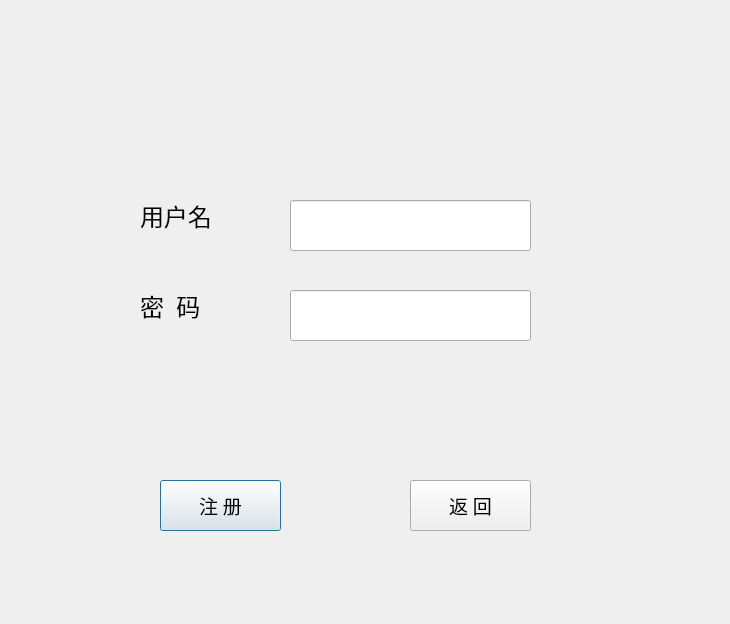
<?xml version="1.0" encoding="UTF-8"?>
<ui version="4.0">
 <class>Register</class>
 <widget class="QDialog" name="Register">
  <property name="geometry">
   <rect>
    <x>0</x>
    <y>0</y>
    <width>730</width>
    <height>624</height>
   </rect>
  </property>
  <property name="windowTitle">
   <string>Dialog</string>
  </property>
  <widget class="QLabel" name="label">
   <property name="geometry">
    <rect>
     <x>140</x>
     <y>190</y>
     <width>111</width>
     <height>51</height>
    </rect>
   </property>
   <property name="font">
    <font>
     <family>AcadEref</family>
     <pointsize>18</pointsize>
    </font>
   </property>
   <property name="text">
    <string>用户名</string>
   </property>
  </widget>
  <widget class="QLineEdit" name="register_username">
   <property name="geometry">
    <rect>
     <x>290</x>
     <y>200</y>
     <width>241</width>
     <height>51</height>
    </rect>
   </property>
  </widget>
  <widget class="QPushButton" name="register_">
   <property name="geometry">
    <rect>
     <x>160</x>
     <y>480</y>
     <width>121</width>
     <height>51</height>
    </rect>
   </property>
   <property name="font">
    <font>
     <family>AcadEref</family>
     <pointsize>14</pointsize>
    </font>
   </property>
   <property name="text">
    <string>注 册</string>
   </property>
  </widget>
  <widget class="QLabel" name="label_2">
   <property name="geometry">
    <rect>
     <x>140</x>
     <y>280</y>
     <width>111</width>
     <height>51</height>
    </rect>
   </property>
   <property name="font">
    <font>
     <family>AcadEref</family>
     <pointsize>18</pointsize>
    </font>
   </property>
   <property name="text">
    <string>密  码</string>
   </property>
  </widget>
  <widget class="QPushButton" name="register_back">
   <property name="geometry">
    <rect>
     <x>410</x>
     <y>480</y>
     <width>121</width>
     <height>51</height>
    </rect>
   </property>
   <property name="font">
    <font>
     <family>AcadEref</family>
     <pointsize>14</pointsize>
    </font>
   </property>
   <property name="text">
    <string>返 回</string>
   </property>
  </widget>
  <widget class="QLineEdit" name="register_password">
   <property name="geometry">
    <rect>
     <x>290</x>
     <y>290</y>
     <width>241</width>
     <height>51</height>
    </rect>
   </property>
  </widget>
 </widget>
 <resources/>
 <connections/>
</ui>
